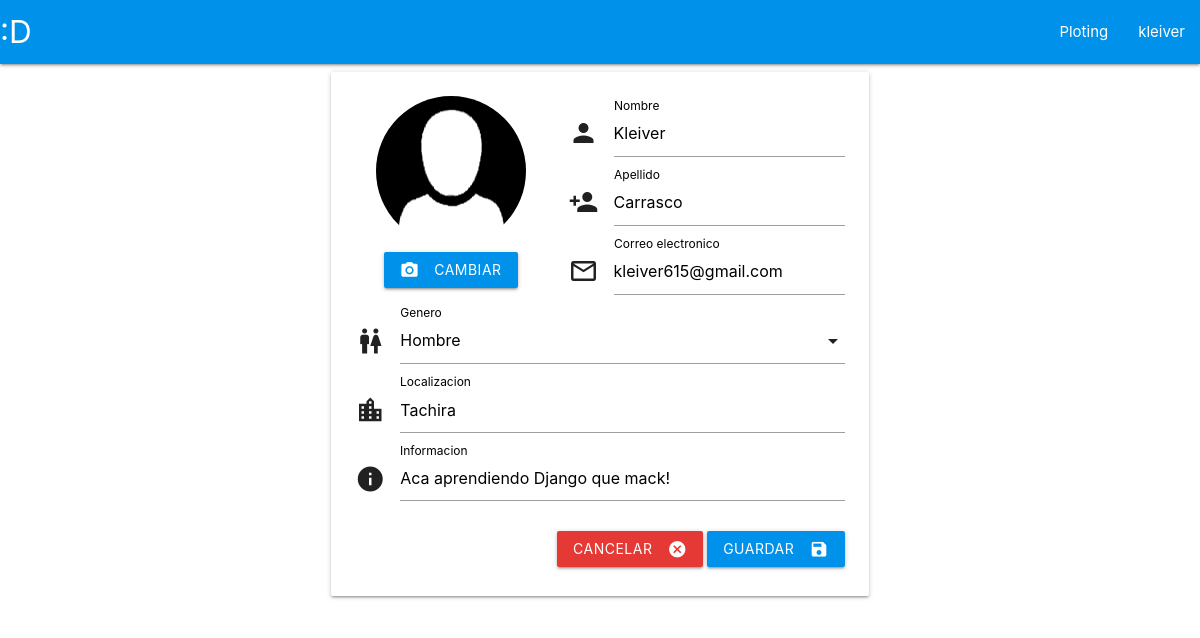
The app's page /plots/edit_profile (signed in), older data.
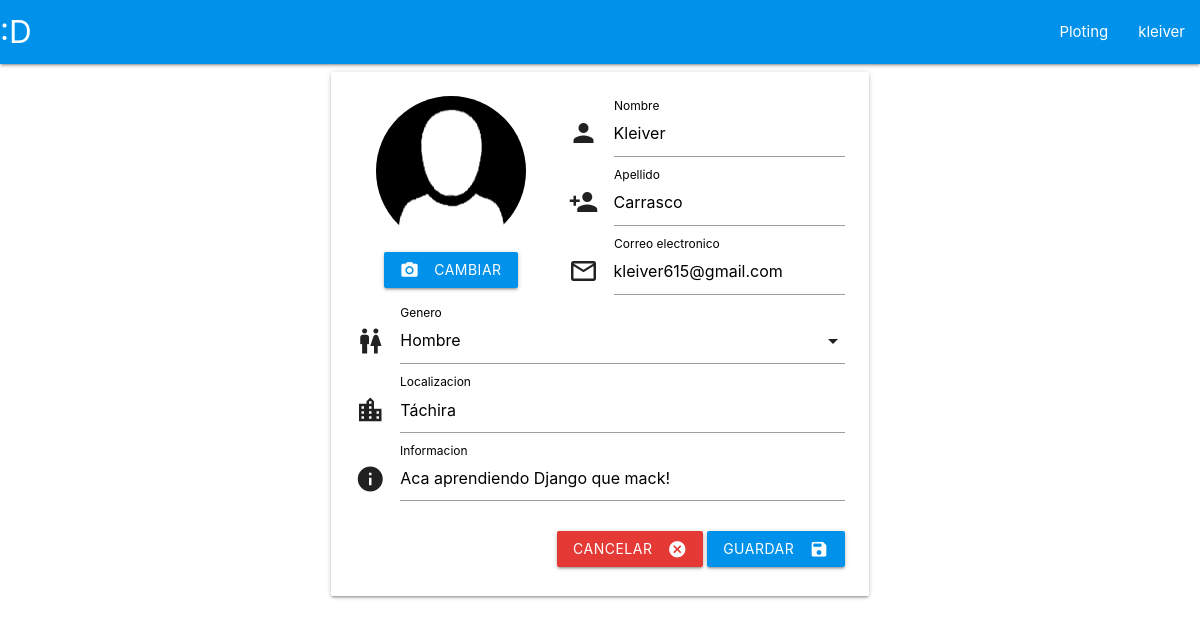
The same page, newer data.
### plots/models.py (models this page shows, shortened)
class UserProfile(models.Model):
    user = models.OneToOneField(User, on_delete=models.CASCADE)
    avatar = models.ImageField(upload_to='plots', default='plots/default.png')
    location = models.CharField(max_length=140)
    gender = models.CharField(max_length=140, choices=genero)
    information = models.TextField()

### plots/views.py (the view)
# urls.py: path('edit_profile', views.edit_profile, name='edit_profile'),
def edit_profile(request):
    if request.method == 'POST':
        perfil = UserProfile.objects.get(user=request.user)
        usuario = User.objects.get(username=request.user.username)
        userForm = UserProfileForm(request.POST, instance=usuario)
        perfilForm = EditProfileForm(
            request.POST, request.FILES, instance=perfil)
        if userForm.is_valid() and perfilForm.is_valid():
            userForm.save()
            perfilForm.save()
            perfil = UserProfile.objects.get(user=request.user)
            return redirect('plots:profile')
        else:
            return render(request, 'plots/edit_profile.html', {
                'userForm': userForm,
                'perfilForm': perfilForm
            })
    else:
        perfil = UserProfile.objects.get(user=request.user)
        usuario = User.objects.get(username=request.user.username)
        userForm = UserProfileForm(instance=usuario)
        perfilForm = EditProfileForm(instance=perfil)
        return render(request, 'plots/edit_profile.html', {
            'userForm': userForm,
            'perfilForm': perfilForm
        })

### plots/forms.py
class UserProfileForm(forms.ModelForm):
    def __init__(self, *args, **kwargs):
        super(UserProfileForm, self).__init__(*args, **kwargs)
        self.fields['first_name'].required = False
        self.fields['last_name'].required = False
        self.fields['email'].required = True
    class Meta:
        model = User
        fields = ('first_name', 'last_name', 'email')
        widgets = {
            'email': forms.EmailInput(attrs={'class': 'validate'}),
        }
        labels = {
            "first_name": "Nombre",
            "last_name": "Apellido",
            "email": "Correo electronico",
        }

### plots/templates/plots/edit_profile.html (shortened to what this page needs)
{% extends 'plots/base.html' %}
{% block content %}
<div class="row">
  <div class="col s12 m10 l8 offset-m1 offset-l2">
    <div class="card-panel hoverable ">
      <div class="row">
        <form action="{% url 'plots:edit_profile' %}" method="post" enctype="multipart/form-data">
          <div class="col s12 m12 l5 center-align">
            <div class="col s12 center-align">
              <img id="imgEdit" src="{{perfilForm.instance.avatar.url}}" class="circle responsive-img"
                style="height:150px; width: 150px;" />
            </div>
            <label for="id_avatar" class="btn waves-effect waves-light light-blue accent-4"><i
                class="material-icons left">camera_alt</i>Cambiar</label>
            <div class="col s12 center-align">
            </div>
          </div>
          <div class="col s12 m12 l7">
            <div class="input-field">
              <i class="material-icons prefix">person</i>
              <label for="{{ userForm.first_name.auto_id }}" class="active">{{ userForm.first_name.label }}</label>
              {{ userForm.first_name }}
            </div>
            <div class="input-field">
              <i class="material-icons prefix">person_add</i>
              <label for="{{ userForm.last_name.auto_id }}" class="active">{{ userForm.last_name.label }}</label>
              {{ userForm.last_name }}
            </div>
            <div class="input-field">
              <i class="material-icons prefix">mail_outline</i>
              <label for="{{ userForm.email.auto_id }}" class="active">{{ userForm.email.label }}</label>
              {{ userForm.email }}
            </div>
          </div>
          <div class="col s12 m12 l12">
            <div class="input-field" style="margin-bottom: 23px; margin-top: 0px;">
              <i class="material-icons prefix">wc</i>
              <label for="{{ perfilForm.gender.auto_id }}">{{ perfilForm.gender.label }}</label>
            </div>
            <div class="input-field">
              <i class="material-icons prefix">location_city</i>
              <label for="{{ perfilForm.location.auto_id }}" class="active">{{ perfilForm.location.label }}</label>
              {{ perfilForm.location }}
            </div>
            <div class="input-field">
              <i class="material-icons prefix">info</i>
              <label for="{{ perfilForm.information.auto_id }}"
                class="active">{{ perfilForm.information.label }}</label>
              {{ perfilForm.information }}
            </div>
            <div class="row right-align">
              <div class="col s12" style="margin-bottom: -35px;">
                <a href="{{ request.META.HTTP_REFERER }}" class="btn waves-effect waves-light red darken-1">cancelar<i
                    class="material-icons right">cancel</i></a>
                <button type="submit" class="btn waves-effect waves-light light-blue accent-4">Guardar<i
                    class="material-icons right">save</i></button>
              </div>
            </div>
          </div>
        </form>
      </div>
    </div>
  </div>
</div>
{% endblock %}

Row changes from the older to the newer data that the page shows:
changed UserProfile "Aca aprendiendo Django que mack!": location "Tachira" → "Táchira"
